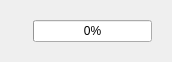
<?xml version="1.0" encoding="UTF-8"?>
<ui version="4.0">
 <class>NotificationZone</class>
 <widget class="QWidget" name="NotificationZone">
  <property name="geometry">
   <rect>
    <x>0</x>
    <y>0</y>
    <width>172</width>
    <height>39</height>
   </rect>
  </property>
  <property name="windowTitle">
   <string>Form</string>
  </property>
  <layout class="QVBoxLayout" name="verticalLayout">
   <item>
    <widget class="QWidget" name="container" native="true">
     <layout class="QHBoxLayout" name="horizontalLayout">
      <item>
       <widget class="QLabel" name="message">
        <property name="text">
         <string/>
        </property>
       </widget>
      </item>
      <item>
       <widget class="QProgressBar" name="progressBar">
        <property name="value">
         <number>0</number>
        </property>
       </widget>
      </item>
     </layout>
    </widget>
   </item>
  </layout>
 </widget>
 <resources/>
 <connections/>
</ui>
